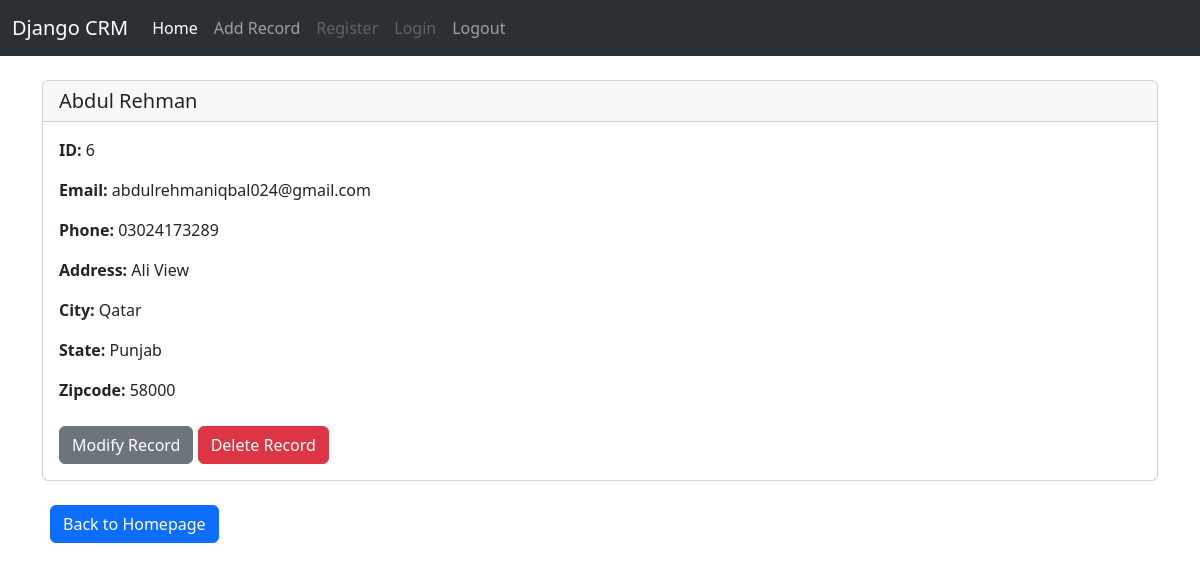
/website/record/6 (signed in), run on the app's committed database.
### website/models.py (models this page shows)
class Record(models.Model):
    dateCreated = models.DateTimeField(auto_now_add=True)
    first_name = models.CharField(max_length=50)
    last_name = models.CharField(max_length=50)
    email = models.CharField(max_length=50)
    phone = models.CharField(max_length=15)
    address = models.CharField(max_length=100)
    city = models.CharField(max_length=50)
    state = models.CharField(max_length=30)
    zipcode = models.CharField(max_length=10)
    def __str__(self):
        return f"{self.first_name} {self.last_name}"

### website/views.py (the view)
# urls.py: path('record/<int:pk>', views.view_record, name='view_record'),
def view_record(request, pk):
    if request.user.is_authenticated:
        record = Record.objects.get(id = pk)
        return render(request, 'website/record.html', {
            "record": record
        })
    else:
        messages.warning(request, "You do not have the permission. Please Login First.")
        return HttpResponseRedirect(reverse("login"))

### website/templates/website/record.html
{% extends 'website/base.html' %}
{% block body %}
<div class="card mt-4">
    <h5 class="card-header">{{record}}</h5>
    <div class="card-body">
      <p class="card-text"><strong>ID: </strong>{{record.id}}</p>
      <p class="card-text"><strong>Email: </strong>{{record.email}}</p>
      <p class="card-text"><strong>Phone: </strong>{{record.phone}}</p>
      <p class="card-text"><strong>Address: </strong>{{record.address}}</p>
      <p class="card-text"><strong>City: </strong>{{record.city}}</p>
      <p class="card-text"><strong>State: </strong>{{record.state}}</p>
      <p class="card-text"><strong>Zipcode: </strong>{{record.zipcode}}</p>
      <a href="{% url 'update_record' record.id %}" class="btn btn-secondary mt-2">Modify Record</a>
      <a href="{% url 'delete_record' record.id %}" class="btn btn-danger mt-2">Delete Record</a>
    </div>
</div>
<a href="{% url 'home' %}" class="btn btn-primary mt-4 ms-2">Back to Homepage</a>
{% endblock %}

### data on the page
Record: first_name+last_name "Abdul Rehman", id "6", email "abdulrehmaniqbal024@gmail.com", phone "03024173289", address "Ali View", city "Qatar", state "Punjab", zipcode "58000"
